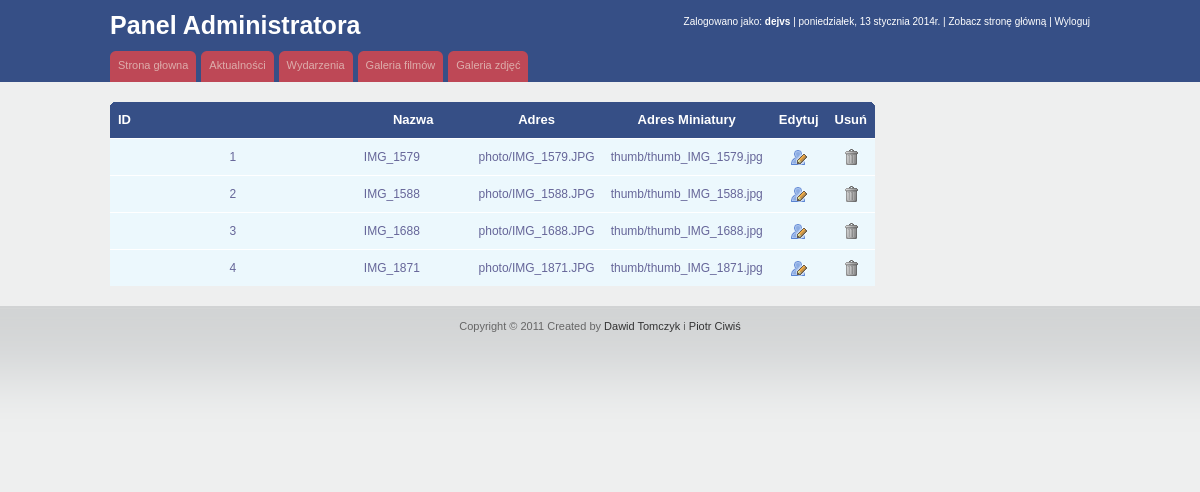
Screenshot of /PAI_musicBlog/administrator/index.php?admin=gallery&action=showPhotos (signed in) with the database file from the repository.
### tables this page shows
CREATE TABLE `gallery_photo` (
  `id` int(11) NOT NULL auto_increment,
  `tit_cat_id` text NOT NULL,
  `category` text NOT NULL,
  `name` text NOT NULL,
  `url` text NOT NULL,
  `description` text NOT NULL,
  `addDate` date NOT NULL,
  `thumbnail` text NOT NULL,
  PRIMARY KEY  (`id`)
);

### PAI_musicBlog/administrator/includes/show.class.php (the view, shortened to what this page needs)
<?php
class Show
{
    private static function showDate()
    {
        $dzien = date('d');
        $dzien_tyg = date('l');
        $miesiac = date('n');
        $rok = date('Y');
        $miesiac_pl = array(1 => 'stycznia', 'lutego', 'marca', 'kwietnia', 'maja', 'czerwca', 'lipca', 'sierpnia', 'września', 'października', 'listopada', 'grudnia');
        $dzien_tyg_pl = array('Monday' => 'poniedziałek', 'Tuesday' => 'wtorek', 'Wednesday' => 'środa', 'Thursday' => 'czwartek', 'Friday' => 'piątek', 'Saturday' => 'sobota', 'Sunday' => 'niedziela');
        echo $dzien_tyg_pl[$dzien_tyg].", ".$dzien." ".$miesiac_pl[$miesiac]." ".$rok."r.";
    }
    public static function DiplayHeader($user)
    {
        echo
        '
            <!DOCTYPE html PUBLIC "-//W3C//DTD XHTML 1.0 Transitional//EN" "http://www.w3.org/TR/xhtml1/DTD/xhtml1-transitional.dtd">
            <html xmlns="http://www.w3.org/1999/xhtml">
            <head>
                <meta http-equiv="Content-type" content="text/html; charset=utf-8" />
                <title>Panel Administratora</title>
                <link rel="stylesheet" href="style.css" type="text/css" media="all" />
                <link rel="stylesheet" href="uni-form/default.uni-form.css" type="text/css" media="all" />
                <link rel="stylesheet" href="uni-form/uni-form.css" type="text/css" media="all" />
                <script type="text/javascript" src="js/jquery-1.5.1.min.js"></script>
				<script type="text/javascript" src="ckeditor/ckeditor.js"></script>
				<script type="text/javascript" src="ckeditor/adapters/jquery.js"></script>
				<script language="javascript">
						$(document).ready(function(){
							$(\'textarea\').ckeditor({ height : 300 });
						});
				</script>
            </head>
            <body>
                <div id="header">
                    <div class="shell">
                        <div id="head">
                            <h1><a href="index.php">Panel Administratora</a></h1>
                            <div class="right">
                                <p>
                                    Zalogowano jako: <strong>',$user,'</strong> | ';
                                    Show::showDate();
                                    echo ' | <a href="../index.php" target="_new" >Zobacz stronę główną</a> |
                                    <a href="logout.php">Wyloguj</a>
                                </p>
                            </div>
                        </div>
                        <div id="navigation">
                            <ul>
                                <li><a href="index.php"><span>Strona głowna</span></a></li>
                                <li><a href="index.php?admin=news"><span>Aktualności</span></a></li>
                                <li><a href="index.php?admin=events"><span>Wydarzenia</span></a></li>
                                <li><a href="index.php?admin=films"><span>Galeria filmów</span></a></li>
                                <li><a href="index.php?admin=gallery"><span>Galeria zdjęć</span></a></li>
                            </ul>
                        </div>
                    </div>
                </div>
                <div id="content" class="shell">';
    }
    public static function DiplayFooter()
    {
        echo '
            </div>
            <div id="footer">
                <p>Copyright &copy; 2011 Created by <a href="mailto:dawidtomczyk@wp.eu">Dawid Tomczyk </a> i <a href="mailto:">Piotr Ciwiś</a></p>
            </div>
            </body>
            </html>';
    }
    public static function Galeria($action)
    {
		if(!empty($action))
		{
            switch($action)
            {
                case 'showPhotos':
                    adminGallery::getPhoto();
                    break;
            }
		}
    }
    public static function showGalleryPhoto($i, $id, $name, $url, $thumb, $desctiption, $addDate)
    {
        if ($i <= 0)
        {
            echo
            '
                <tr>
                    <td align="center">',$id,'</td>
                    <td>',$name,'</td>
                    <td>',$url,'</td>
                    <td align="center">',$thumb,'</td>
                    <td align="center"><a href="index.php?admin=gallery&action=editPhoto&id=',$id,'"><img src="images/user_edit.png" alt="Edytuj kategorie..." title="Edytuj kategorie..." border="0" /></a></td>
                    <td align="center"><a href="index.php?admin=gallery&action=deletePhoto&id=',$id,'" class="ask"><img src="images/trash.png" alt="Usuń kategorie..." title="Usuń kategorie..." border="0" /></a></td>
                </tr>
            ';
        }
        else
        {
            echo Show::ShowMessage ("Brak kategorii do wyświetlenia...", false);
        }
    }
}
?>

### PAI_musicBlog/administrator/includes/admin.gallery.class.php (shortened to what this page needs)
<?php
class adminGallery
{
    public static function getPhoto()
    {
		$host = 'laverte.nazwa.pl';
		$login = 'laverte_13';
		$password = 'DAwidtomczyks11';
		$database = 'laverte_13';
        try
        {
            @$db = new mysqli($host, $login, $password, $database);
            $result = @$db->query("select id, tit_cat_id, name, url, description, addDate, thumbnail from gallery_photo");
            $all = $result->num_rows;
            if($all <= 0)
                echo Show::ShowMessage ("Brak zdjęc do wyświetlenia...", false);
            else
            {
                if ($result === false)
                {
                    throw new sqlQueryError();
                    $db -> close();
                }
                else
                {
                    echo
                    '
                        <table width="50%" id="rounded-corner">
                        <thead>
                            <tr>
                                <th width="5%" class="rounded-company" scope="col">ID</th>
                                <th width="15%" class="rounded" scope="col" align="center">Nazwa</th>
                                <th width="15%" class="rounded" scope="col" align="center">Adres</th>
                                <th width="15%" class="rounded" scope="col" align="center">Adres Miniatury</th>
                                <th width="5%" class="rounded" scope="col" align="center">Edytuj</th>
                                <th width="5%" class="rounded-q4" scope="col" align="center">Usuń</th>
                            </tr>
                        </thead>
                        <tfoot>
                        </tfoot>
                        <tbody>
                    ';
                    while (($news = $result->fetch_assoc()) !== null)
                    {
                        Show::showGalleryPhoto($al, $news['id'], $news['name'], $news['url'], $news['thumbnail'], $news['description'], $news['addDate']);
                    }
                    echo
                    '
                           </tbody>
                    </table>
                    ';
                }
            }
        }
        catch(Exception $Error)
        {
            echo Show::ShowMessage('Wystąpił poważny błąd. Proszę spróbować później...', false);
        }
    }
}
?>

### PAI_musicBlog/administrator/style.css (style rules this page uses)
body { font-family: Verdana, Arial, sans-serif; font-size:12px; line-height:20px; color:#666; background:#eeefef; }
.right { float:right; display:inline; }
a { color:#364f86; text-decoration: none; cursor:pointer; }
.shell { width:980px; margin:0 auto; }
h1, h2, h3, h4, h5 { font-family: "Trebuchet MS", Arial, sans-serif; padding-bottom:8px; }
h1 { font-size:18px; line-height:22px; }
#header { background:#364f86; height:82px; }
#header h1 { float:left; white-space:nowrap; padding-top:8px; font-size:25px; line-height:35px; color:#fff; }
#header a { color:#fff }
#header #head { height:43px; overflow:hidden; }
#header .right { color:#fff; white-space:nowrap; font-size:10px; }
#header .right p { padding-top:12px; }
#navigation { height:31px; }
#navigation ul { list-style-type: none; padding-top:8px; font-size:11px; }
#navigation ul li { float:left; display:inline; margin-right:5px; }
#navigation ul li a, #navigation ul li a span { float:left; display:inline; height:31px; padding:0 0 0 8px; background:url(images/nav.gif) no-repeat 0 0; }
#navigation ul li a span { padding:0 8px 0 0; background-position:right 0; }
#navigation ul li a { color:#ddadab; line-height:29px; }
#content { padding:20px 0 20px 0; }
#content a { text-decoration: underline; }
#footer { text-align: center; font-size:11px; padding:10px 0 0 0; color:#666; background:url(images/footer.gif) repeat-x 0 0; height:148px; }
#footer a { color:#333; }
#rounded-corner { margin:0px; width:765px; text-align: left; border-collapse: collapse; }
#rounded-corner thead th.rounded-company { width:26px; background: #364f86 url('images/left.jpg') left top no-repeat; }
#rounded-corner thead th.rounded-q4 { background: #364f86 url('images/right.jpg') right top no-repeat; }
#rounded-corner th { padding: 8px; font-weight: bold; font-size: 13px; color: #fff; background: #364f86; }
#rounded-corner td { padding: 8px; background: #ecf8fd; border-top: 1px solid #fff; color: #669; }

### rows the page displays
gallery_photo: id "1", name "IMG_1579", url "photo/IMG_1579.JPG", thumbnail "thumb/thumb_IMG_1579.jpg"
gallery_photo: id "2", name "IMG_1588", url "photo/IMG_1588.JPG", thumbnail "thumb/thumb_IMG_1588.jpg"
gallery_photo: id "3", name "IMG_1688", url "photo/IMG_1688.JPG", thumbnail "thumb/thumb_IMG_1688.jpg"
gallery_photo: id "4", name "IMG_1871", url "photo/IMG_1871.JPG", thumbnail "thumb/thumb_IMG_1871.jpg"

### other values shown
$user "dejvs"
